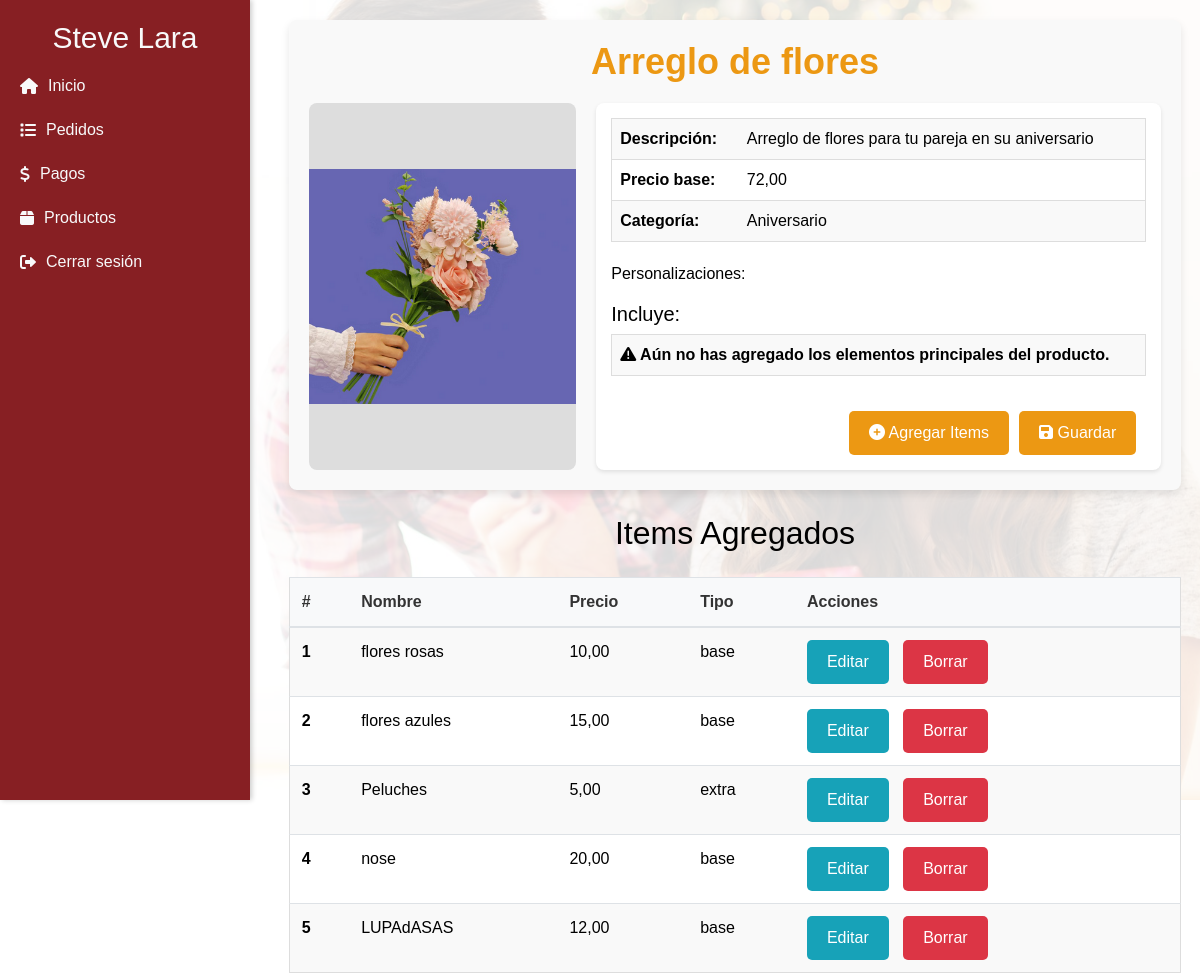
Before: /productos/items/1 (signed in) with the older database file.
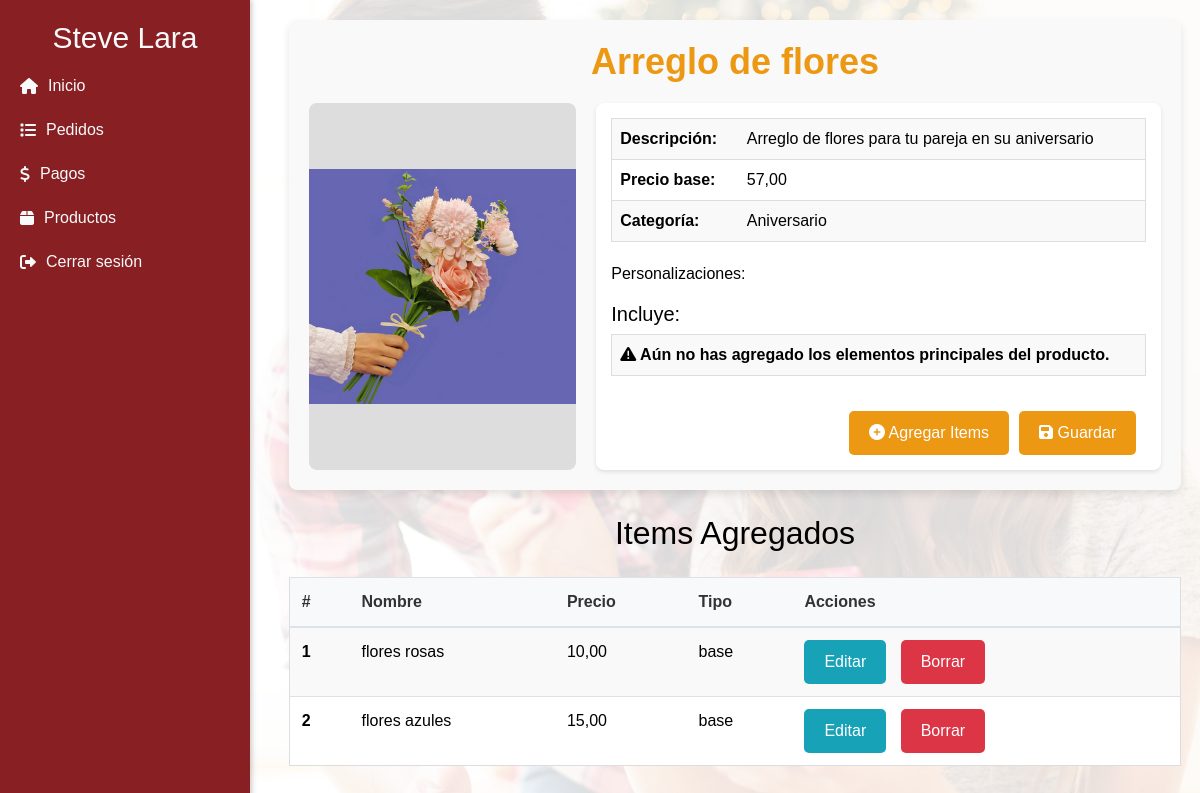
After: the same page with the newer database file.
### pedidos/models.py (models this page shows, shortened)
class Cliente(models.Model):
    nombre = models.CharField(max_length=50)
    cedula = models.CharField(max_length=10)
    email = models.EmailField()
    telefono = models.CharField(max_length=10)
    ciudad = models.CharField(max_length=30)
    direccion = models.TextField(max_length=200)
    user = models.OneToOneField(User, related_name='cliente', on_delete=models.CASCADE, null=True, blank=True, unique=True)
    class Meta:
        db_table = 'cliente'

class Producto(models.Model):
    nombre = models.CharField(max_length=50)
    descripcion = models.TextField(max_length=200)
    imagen = models.ImageField(upload_to='media/productos/', default='productos/producto-default.jpg' , null=True, blank=True)
    categoria = models.CharField(max_length=100)
    precio_base = models.DecimalField(max_digits=10, decimal_places=2, default=0.0, blank=True, null=True)

class Item(models.Model):
    OPC_PRODUCTO = [("principal", "Principal"), ("alternativo", "Alternativo")]
    nombre = models.CharField(max_length=50)
    imagen = models.ImageField(upload_to='items/', null=True, blank=True)
    precio = models.DecimalField(max_digits=10, decimal_places=2)
    tipo = models.CharField(max_length=50, choices=OPC_PRODUCTO)
    producto = models.ForeignKey(Producto, on_delete=models.CASCADE, related_name="items")

### pedidos/views.py (the view)
# urls.py: path('productos/items/<int:producto_id>', productos_items, name='productos_items'),                               #Visualizar
@staff_member_required
def productos_items(request, producto_id):
    producto = get_object_or_404(Producto, id=producto_id)
    personalizaciones = producto.items.filter(tipo='principal')
    items = Item.objects.filter(producto=producto)
    form = ItemForm()
    contenido = {
        'producto': producto,
        'personalizaciones': personalizaciones,
        'formulario': form,
        'items': items ,
        'cliente': request.cliente  # Incluye el cliente del middleware
    }
    return render(request, 'items/productos-items.html', contenido)

### templates/items/productos-items.html (shortened to what this page needs)
{% extends 'menu.html' %}
{% block content %}
<div class="info-producto">
    <h1>{{ producto.nombre }}</h1> {{request.COOKIES.pedido_id}}
    <div class="producto-contenido">
        <div class="img">
            <img src="{{ producto.imagen.url }}" alt="{{ producto.nombre }}">
        </div>
        <div class="info">
            <table>
                <tr>
                    <td><strong>Descripción:</strong></td>
                    <td>{{ producto.descripcion }}</td>
                </tr>
                <tr>
                    <td><strong>Precio base:</strong></td>
                    <td>{{ producto.precio_base }}</td>
                </tr>
                <tr>
                    <td><strong>Categoría:</strong></td>
                    <td>{{ producto.categoria }}</td>
                </tr>
            </table>
            <p>Personalizaciones: {{ personalizacion }}</p>
            <h5>Incluye:</h5>
            <table>
                {% if personalizaciones %}
                    {% for personalizacion in personalizaciones %}
                    <tr>
                        <td>
                            <i class="fas fa-check"></i> {{ personalizacion.nombre }}
                        </td>
                    </tr>
                    {% endfor %}
                {% else %}
                    <tr>
                        <td>
                            <i class="fas fa-exclamation-triangle"></i> Aún no has agregado los elementos principales del producto.
                        </td>
                    </tr>
                {% endif %}
            </table>
            <div class="text-center">
                <div class="d-flex justify-content-end">
                    <button type="button" class="btn btn-primary" onclick="mostrarFormulario('items')">
                        <i class="fa-solid fa-circle-plus"></i> Agregar Items
                    </button>
                    <a class="btn btn-primary" href="{% url 'productos' %}"><i class="fa-solid fa-save"></i> Guardar</a>
                </div>
            </div>
        </div>
    </div>
</div>
<h2 class="m-4 mb-4 text-center">Items Agregados</h2>
<table class="table">
    <thead>
        <tr>
            <th scope="col">#</th>
            <th scope="col">Nombre</th>
            <th scope="col">Precio</th>
            <th scope="col">Tipo</th>
            <th scope="col">Acciones</th>
        </tr>
    </thead>
    <tbody>
        {% for item in items %}
        <tr>
            <th scope="row" data-label="#">{{ forloop.counter }}</th>
            <td data-label="Nombre">{{ item.nombre }}</td>
            <td data-label="Precio">{{ item.precio }}</td>
            <td data-label="Tipo">{{ item.tipo }}</td>
            <td>
                <a href="{% url 'detalle_item' item.id %}?next={{ request.path }}"
                    class="btn btn-info btn-sm">Editar</a>
                <form action="{% url 'eliminar_item' item.id item.producto_id %}" method="post" style="display:inline;"
                    class="delete-item">
                    <button type="submit" class="btn btn-danger btn-sm">Borrar</button>
                </form>
            </td>
        </tr>
        {% endfor %}
    </tbody>
</table>
{% endblock %}

### templates/menu.html (shortened to what this page needs)
<!doctype html>
<html>
<head>
  <link href="https://getbootstrap.com/docs/4.0/dist/css/bootstrap.min.css" rel="stylesheet">
  <link href="https://cdnjs.cloudflare.com/ajax/libs/font-awesome/6.0.0-beta3/css/all.min.css" rel="stylesheet">
  {% load static %}
  <link rel="stylesheet" href="{% static 'sweetalert2/sweetalert2.min.css' %}">
  <link href="{% static 'css/main.css' %}" rel="stylesheet">
  <link href="{% static 'css/responsive.css' %}" rel="stylesheet">
</head>
<body>
  <div class="row">
    <nav class="sidebar col-3">
      <h2>
        {% if user.is_authenticated %}
          {% if cliente %}
            {{ cliente.nombre }}
          {% else %}
            No tienes un cliente asociado
          {% endif %}
        {% else %}
          Bienvenido a Detalles Cariño
        {% endif %}
      </h2>
      <ul class="nav flex-column">
        <li class="nav-item">
          <a class="nav-link" href="{% url 'main' %}">
            <i class="fas fa-house"></i> Inicio
          </a>
        </li>
        {% if user.is_authenticated %}
            {% if user.is_staff %}
            <li class="nav-item">
              <a class="nav-link" href="{% url 'pedidos' %}">
                <i class="fas fa-list"></i> Pedidos
              </a>
            </li>
            <li class="nav-item">
              <a class="nav-link" href="{% url 'pagos' %}">
                <i class="fas fa-dollar"></i> Pagos
              </a>
            </li>
            <li class="nav-item">
              <a class="nav-link" href="{% url 'productos' %}">
                <i class="fas fa-box"></i> Productos
              </a>
            </li>
            {% endif %}
        <li class="nav-item">
          <a class="nav-link" href="{% url 'account_logout' %}">
            <i class="fas fa-sign-out-alt"></i> Cerrar sesión
          </a>
        </li>
        {% endif %}
      </ul>
    </nav>
    <main role="main" class="container col-9">
      {% block content %}{% endblock %}
    </main>
  </div>
</body>
</html>

### static/css/main.css (style rules this page uses)
body { font-family: Arial, sans-serif; color: #000000; position: relative; }
body::before { content: ""; position: fixed; top: 0; left: 0; width: 100%; height: 100vh; background-image: url("../img/bg-main.jpg"); background-size: cover; background-position: center; background-repeat: no-repeat; z-index: -1; }
body::after { content: ""; position: fixed; top: 0; left: 0; width: 100%; height: 100%; background-color: rgba(255, 255, 255, 0.85); z-index: -1; }
table { background-color: #fff; border-radius: 20px; border: 1px solid #ddd; -webkit-overflow-scrolling: touch; }
thead th { background-color: #f8f9fa; color: #333; }
tbody tr:nth-child(odd) { background-color: #f9f9f9; }
tbody tr:nth-child(even) { background-color: #fff; }
tbody td { vertical-align: middle; }
.sidebar { position: fixed; top: 0; left: 0; width: 250px; height: 100vh; background-color: #871f23; padding: 20px; color: #f8f9fa; box-shadow: 2px 0 5px rgba(0, 0, 0, 0.2); z-index: 1; }
.sidebar h2 { text-align: center; font-size: 30px; margin-top: 0; }
.sidebar a { color: #f8f9fa; text-decoration: none; display: flex; align-items: center; padding: 10px 0; }
.sidebar a i { margin-right: 10px; }
main { top: 0; left: 135px; height: 100vh; padding: 20px; justify-content: center; position: relative; z-index: 1; }
.info-producto { background-color: #f9f9f9; padding: 20px; border-radius: 8px; box-shadow: 0 4px 8px rgba(0, 0, 0, 0.1); }
.info-producto h1 { font-size: 36px; color: #ec9813; font-weight: bold; text-align: center; margin-bottom: 20px; }
.producto-contenido { display: flex; gap: 20px; }
.info-producto .img { flex: 1; background-color: #ddd; border-radius: 8px; overflow: hidden; display: flex; justify-content: center; align-items: center; }
.info-producto .img img { max-width: 100%; height: auto; }
.info-producto .info { flex: 2; background-color: #fff; padding: 15px; border-radius: 8px; box-shadow: 0 2px 4px rgba(0, 0, 0, 0.1); }
.info-producto .info table { width: 100%; margin-bottom: 20px; border-collapse: collapse; }
.info-producto .info table td { padding: 8px; border-bottom: 1px solid #ddd; }
.info-producto .info table td:first-child { font-weight: bold; }
.btn { padding: 10px 20px; font-size: 16px; border: none; border-radius: 5px; cursor: pointer; transition: background-color 0.3s ease; margin-right: 10px; }
a { color: #ec9813; text-decoration: none; }
.btn-primary { background-color: #ec9813; color: #fff; padding: 10px 20px; border: none; border-radius: 5px; cursor: pointer; font-size: 16px; transition: background-color 0.3s ease, transform 0.3s ease; margin-top: 15px; }

Changed rows visible on the page:
removed Item: nombre "Peluches", precio "5,00", tipo "extra"
removed Item: nombre "nose", precio "20,00", tipo "base"
removed Item: nombre "LUPAdASAS", precio "12,00", tipo "base"
changed Producto "Arreglo de flores": precio_base "72,00" → "57,00"
